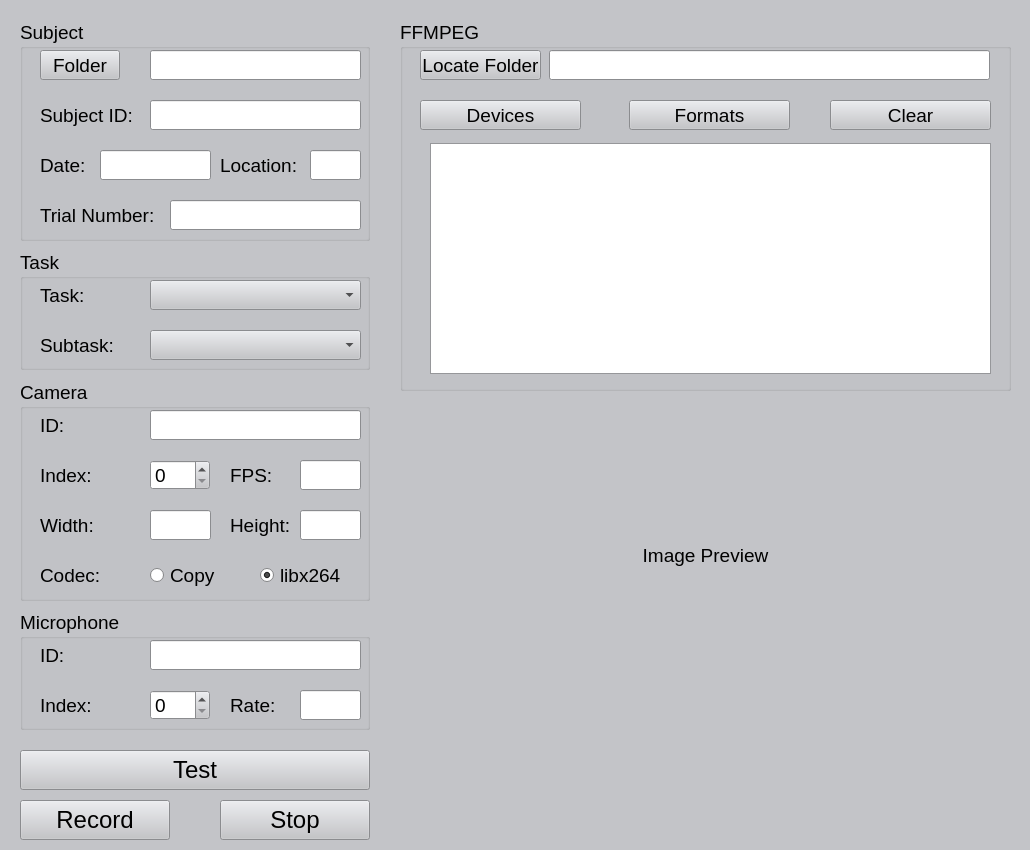
<?xml version="1.0" encoding="UTF-8"?>
<ui version="4.0">
 <class>MainWindow</class>
 <widget class="QWidget" name="MainWindow">
  <property name="geometry">
   <rect>
    <x>0</x>
    <y>0</y>
    <width>1030</width>
    <height>850</height>
   </rect>
  </property>
  <property name="minimumSize">
   <size>
    <width>1030</width>
    <height>850</height>
   </size>
  </property>
  <property name="maximumSize">
   <size>
    <width>1030</width>
    <height>850</height>
   </size>
  </property>
  <property name="palette">
   <palette>
    <active>
     <colorrole role="WindowText">
      <brush brushstyle="SolidPattern">
       <color alpha="255">
        <red>0</red>
        <green>0</green>
        <blue>0</blue>
       </color>
      </brush>
     </colorrole>
     <colorrole role="Button">
      <brush brushstyle="SolidPattern">
       <color alpha="255">
        <red>195</red>
        <green>196</green>
        <blue>200</blue>
       </color>
      </brush>
     </colorrole>
     <colorrole role="Light">
      <brush brushstyle="SolidPattern">
       <color alpha="255">
        <red>255</red>
        <green>255</green>
        <blue>255</blue>
       </color>
      </brush>
     </colorrole>
     <colorrole role="Midlight">
      <brush brushstyle="SolidPattern">
       <color alpha="255">
        <red>225</red>
        <green>225</green>
        <blue>227</blue>
       </color>
      </brush>
     </colorrole>
     <colorrole role="Dark">
      <brush brushstyle="SolidPattern">
       <color alpha="255">
        <red>97</red>
        <green>98</green>
        <blue>100</blue>
       </color>
      </brush>
     </colorrole>
     <colorrole role="Mid">
      <brush brushstyle="SolidPattern">
       <color alpha="255">
        <red>130</red>
        <green>131</green>
        <blue>133</blue>
       </color>
      </brush>
     </colorrole>
     <colorrole role="Text">
      <brush brushstyle="SolidPattern">
       <color alpha="255">
        <red>0</red>
        <green>0</green>
        <blue>0</blue>
       </color>
      </brush>
     </colorrole>
     <colorrole role="BrightText">
      <brush brushstyle="SolidPattern">
       <color alpha="255">
        <red>255</red>
        <green>255</green>
        <blue>255</blue>
       </color>
      </brush>
     </colorrole>
     <colorrole role="ButtonText">
      <brush brushstyle="SolidPattern">
       <color alpha="255">
        <red>0</red>
        <green>0</green>
        <blue>0</blue>
       </color>
      </brush>
     </colorrole>
     <colorrole role="Base">
      <brush brushstyle="SolidPattern">
       <color alpha="255">
        <red>255</red>
        <green>255</green>
        <blue>255</blue>
       </color>
      </brush>
     </colorrole>
     <colorrole role="Window">
      <brush brushstyle="SolidPattern">
       <color alpha="255">
        <red>195</red>
        <green>196</green>
        <blue>200</blue>
       </color>
      </brush>
     </colorrole>
     <colorrole role="Shadow">
      <brush brushstyle="SolidPattern">
       <color alpha="255">
        <red>0</red>
        <green>0</green>
        <blue>0</blue>
       </color>
      </brush>
     </colorrole>
     <colorrole role="AlternateBase">
      <brush brushstyle="SolidPattern">
       <color alpha="255">
        <red>225</red>
        <green>225</green>
        <blue>227</blue>
       </color>
      </brush>
     </colorrole>
     <colorrole role="ToolTipBase">
      <brush brushstyle="SolidPattern">
       <color alpha="255">
        <red>255</red>
        <green>255</green>
        <blue>220</blue>
       </color>
      </brush>
     </colorrole>
     <colorrole role="ToolTipText">
      <brush brushstyle="SolidPattern">
       <color alpha="255">
        <red>0</red>
        <green>0</green>
        <blue>0</blue>
       </color>
      </brush>
     </colorrole>
     <colorrole role="PlaceholderText">
      <brush brushstyle="SolidPattern">
       <color alpha="128">
        <red>0</red>
        <green>0</green>
        <blue>0</blue>
       </color>
      </brush>
     </colorrole>
    </active>
    <inactive>
     <colorrole role="WindowText">
      <brush brushstyle="SolidPattern">
       <color alpha="255">
        <red>0</red>
        <green>0</green>
        <blue>0</blue>
       </color>
      </brush>
     </colorrole>
     <colorrole role="Button">
      <brush brushstyle="SolidPattern">
       <color alpha="255">
        <red>195</red>
        <green>196</green>
        <blue>200</blue>
       </color>
      </brush>
     </colorrole>
     <colorrole role="Light">
      <brush brushstyle="SolidPattern">
       <color alpha="255">
        <red>255</red>
        <green>255</green>
        <blue>255</blue>
       </color>
      </brush>
     </colorrole>
     <colorrole role="Midlight">
      <brush brushstyle="SolidPattern">
       <color alpha="255">
        <red>225</red>
        <green>225</green>
        <blue>227</blue>
       </color>
      </brush>
     </colorrole>
     <colorrole role="Dark">
      <brush brushstyle="SolidPattern">
       <color alpha="255">
        <red>97</red>
        <green>98</green>
        <blue>100</blue>
       </color>
      </brush>
     </colorrole>
     <colorrole role="Mid">
      <brush brushstyle="SolidPattern">
       <color alpha="255">
        <red>130</red>
        <green>131</green>
        <blue>133</blue>
       </color>
      </brush>
     </colorrole>
     <colorrole role="Text">
      <brush brushstyle="SolidPattern">
       <color alpha="255">
        <red>0</red>
        <green>0</green>
        <blue>0</blue>
       </color>
      </brush>
     </colorrole>
     <colorrole role="BrightText">
      <brush brushstyle="SolidPattern">
       <color alpha="255">
        <red>255</red>
        <green>255</green>
        <blue>255</blue>
       </color>
      </brush>
     </colorrole>
     <colorrole role="ButtonText">
      <brush brushstyle="SolidPattern">
       <color alpha="255">
        <red>0</red>
        <green>0</green>
        <blue>0</blue>
       </color>
      </brush>
     </colorrole>
     <colorrole role="Base">
      <brush brushstyle="SolidPattern">
       <color alpha="255">
        <red>255</red>
        <green>255</green>
        <blue>255</blue>
       </color>
      </brush>
     </colorrole>
     <colorrole role="Window">
      <brush brushstyle="SolidPattern">
       <color alpha="255">
        <red>195</red>
        <green>196</green>
        <blue>200</blue>
       </color>
      </brush>
     </colorrole>
     <colorrole role="Shadow">
      <brush brushstyle="SolidPattern">
       <color alpha="255">
        <red>0</red>
        <green>0</green>
        <blue>0</blue>
       </color>
      </brush>
     </colorrole>
     <colorrole role="AlternateBase">
      <brush brushstyle="SolidPattern">
       <color alpha="255">
        <red>225</red>
        <green>225</green>
        <blue>227</blue>
       </color>
      </brush>
     </colorrole>
     <colorrole role="ToolTipBase">
      <brush brushstyle="SolidPattern">
       <color alpha="255">
        <red>255</red>
        <green>255</green>
        <blue>220</blue>
       </color>
      </brush>
     </colorrole>
     <colorrole role="ToolTipText">
      <brush brushstyle="SolidPattern">
       <color alpha="255">
        <red>0</red>
        <green>0</green>
        <blue>0</blue>
       </color>
      </brush>
     </colorrole>
     <colorrole role="PlaceholderText">
      <brush brushstyle="SolidPattern">
       <color alpha="128">
        <red>0</red>
        <green>0</green>
        <blue>0</blue>
       </color>
      </brush>
     </colorrole>
    </inactive>
    <disabled>
     <colorrole role="WindowText">
      <brush brushstyle="SolidPattern">
       <color alpha="255">
        <red>97</red>
        <green>98</green>
        <blue>100</blue>
       </color>
      </brush>
     </colorrole>
     <colorrole role="Button">
      <brush brushstyle="SolidPattern">
       <color alpha="255">
        <red>195</red>
        <green>196</green>
        <blue>200</blue>
       </color>
      </brush>
     </colorrole>
     <colorrole role="Light">
      <brush brushstyle="SolidPattern">
       <color alpha="255">
        <red>255</red>
        <green>255</green>
        <blue>255</blue>
       </color>
      </brush>
     </colorrole>
     <colorrole role="Midlight">
      <brush brushstyle="SolidPattern">
       <color alpha="255">
        <red>225</red>
        <green>225</green>
        <blue>227</blue>
       </color>
      </brush>
     </colorrole>
     <colorrole role="Dark">
      <brush brushstyle="SolidPattern">
       <color alpha="255">
        <red>97</red>
        <green>98</green>
        <blue>100</blue>
       </color>
      </brush>
     </colorrole>
     <colorrole role="Mid">
      <brush brushstyle="SolidPattern">
       <color alpha="255">
        <red>130</red>
        <green>131</green>
        <blue>133</blue>
       </color>
      </brush>
     </colorrole>
     <colorrole role="Text">
      <brush brushstyle="SolidPattern">
       <color alpha="255">
        <red>97</red>
        <green>98</green>
        <blue>100</blue>
       </color>
      </brush>
     </colorrole>
     <colorrole role="BrightText">
      <brush brushstyle="SolidPattern">
       <color alpha="255">
        <red>255</red>
        <green>255</green>
        <blue>255</blue>
       </color>
      </brush>
     </colorrole>
     <colorrole role="ButtonText">
      <brush brushstyle="SolidPattern">
       <color alpha="255">
        <red>97</red>
        <green>98</green>
        <blue>100</blue>
       </color>
      </brush>
     </colorrole>
     <colorrole role="Base">
      <brush brushstyle="SolidPattern">
       <color alpha="255">
        <red>195</red>
        <green>196</green>
        <blue>200</blue>
       </color>
      </brush>
     </colorrole>
     <colorrole role="Window">
      <brush brushstyle="SolidPattern">
       <color alpha="255">
        <red>195</red>
        <green>196</green>
        <blue>200</blue>
       </color>
      </brush>
     </colorrole>
     <colorrole role="Shadow">
      <brush brushstyle="SolidPattern">
       <color alpha="255">
        <red>0</red>
        <green>0</green>
        <blue>0</blue>
       </color>
      </brush>
     </colorrole>
     <colorrole role="AlternateBase">
      <brush brushstyle="SolidPattern">
       <color alpha="255">
        <red>195</red>
        <green>196</green>
        <blue>200</blue>
       </color>
      </brush>
     </colorrole>
     <colorrole role="ToolTipBase">
      <brush brushstyle="SolidPattern">
       <color alpha="255">
        <red>255</red>
        <green>255</green>
        <blue>220</blue>
       </color>
      </brush>
     </colorrole>
     <colorrole role="ToolTipText">
      <brush brushstyle="SolidPattern">
       <color alpha="255">
        <red>0</red>
        <green>0</green>
        <blue>0</blue>
       </color>
      </brush>
     </colorrole>
     <colorrole role="PlaceholderText">
      <brush brushstyle="SolidPattern">
       <color alpha="128">
        <red>0</red>
        <green>0</green>
        <blue>0</blue>
       </color>
      </brush>
     </colorrole>
    </disabled>
   </palette>
  </property>
  <property name="font">
   <font>
    <pointsize>14</pointsize>
   </font>
  </property>
  <property name="windowTitle">
   <string>MEA-Lab Video Recorder</string>
  </property>
  <property name="windowOpacity">
   <double>1.000000000000000</double>
  </property>
  <widget class="QGroupBox" name="groupBox_Subject">
   <property name="geometry">
    <rect>
     <x>20</x>
     <y>20</y>
     <width>350</width>
     <height>221</height>
    </rect>
   </property>
   <property name="font">
    <font>
     <pointsize>14</pointsize>
    </font>
   </property>
   <property name="styleSheet">
    <string notr="true"/>
   </property>
   <property name="title">
    <string>Subject</string>
   </property>
   <widget class="QLabel" name="label">
    <property name="geometry">
     <rect>
      <x>20</x>
      <y>80</y>
      <width>111</width>
      <height>31</height>
     </rect>
    </property>
    <property name="text">
     <string>Subject ID:</string>
    </property>
   </widget>
   <widget class="QLineEdit" name="SubjectID">
    <property name="geometry">
     <rect>
      <x>130</x>
      <y>80</y>
      <width>211</width>
      <height>30</height>
     </rect>
    </property>
    <property name="sizePolicy">
     <sizepolicy hsizetype="Preferred" vsizetype="Fixed">
      <horstretch>0</horstretch>
      <verstretch>0</verstretch>
     </sizepolicy>
    </property>
    <property name="readOnly">
     <bool>false</bool>
    </property>
   </widget>
   <widget class="QLineEdit" name="Date">
    <property name="geometry">
     <rect>
      <x>80</x>
      <y>130</y>
      <width>111</width>
      <height>30</height>
     </rect>
    </property>
   </widget>
   <widget class="QLabel" name="label_2">
    <property name="geometry">
     <rect>
      <x>20</x>
      <y>130</y>
      <width>71</width>
      <height>31</height>
     </rect>
    </property>
    <property name="text">
     <string>Date:</string>
    </property>
   </widget>
   <widget class="QLabel" name="label_5">
    <property name="geometry">
     <rect>
      <x>200</x>
      <y>130</y>
      <width>91</width>
      <height>31</height>
     </rect>
    </property>
    <property name="text">
     <string>Location:</string>
    </property>
   </widget>
   <widget class="QLineEdit" name="Location">
    <property name="geometry">
     <rect>
      <x>290</x>
      <y>130</y>
      <width>51</width>
      <height>30</height>
     </rect>
    </property>
    <property name="maxLength">
     <number>3</number>
    </property>
   </widget>
   <widget class="QPushButton" name="SubjectFindFolder">
    <property name="geometry">
     <rect>
      <x>20</x>
      <y>30</y>
      <width>80</width>
      <height>30</height>
     </rect>
    </property>
    <property name="text">
     <string>Folder</string>
    </property>
   </widget>
   <widget class="QLineEdit" name="SubjectFolder">
    <property name="geometry">
     <rect>
      <x>130</x>
      <y>30</y>
      <width>211</width>
      <height>30</height>
     </rect>
    </property>
    <property name="readOnly">
     <bool>true</bool>
    </property>
   </widget>
   <widget class="QLabel" name="label_15">
    <property name="geometry">
     <rect>
      <x>20</x>
      <y>180</y>
      <width>130</width>
      <height>31</height>
     </rect>
    </property>
    <property name="text">
     <string>Trial Number:</string>
    </property>
   </widget>
   <widget class="QLineEdit" name="TrialNumber">
    <property name="geometry">
     <rect>
      <x>150</x>
      <y>180</y>
      <width>191</width>
      <height>30</height>
     </rect>
    </property>
   </widget>
  </widget>
  <widget class="QGroupBox" name="groupBox_Task">
   <property name="geometry">
    <rect>
     <x>20</x>
     <y>250</y>
     <width>350</width>
     <height>120</height>
    </rect>
   </property>
   <property name="font">
    <font>
     <pointsize>14</pointsize>
    </font>
   </property>
   <property name="title">
    <string>Task</string>
   </property>
   <widget class="QLabel" name="label_3">
    <property name="geometry">
     <rect>
      <x>20</x>
      <y>30</y>
      <width>91</width>
      <height>31</height>
     </rect>
    </property>
    <property name="text">
     <string>Task:</string>
    </property>
   </widget>
   <widget class="QComboBox" name="comboBox_Task">
    <property name="geometry">
     <rect>
      <x>130</x>
      <y>30</y>
      <width>211</width>
      <height>30</height>
     </rect>
    </property>
   </widget>
   <widget class="QLabel" name="label_4">
    <property name="geometry">
     <rect>
      <x>20</x>
      <y>80</y>
      <width>91</width>
      <height>31</height>
     </rect>
    </property>
    <property name="text">
     <string>Subtask:</string>
    </property>
   </widget>
   <widget class="QComboBox" name="comboBox_SubTask">
    <property name="geometry">
     <rect>
      <x>130</x>
      <y>80</y>
      <width>211</width>
      <height>30</height>
     </rect>
    </property>
   </widget>
  </widget>
  <widget class="QGroupBox" name="groupBox_Camera">
   <property name="geometry">
    <rect>
     <x>20</x>
     <y>380</y>
     <width>350</width>
     <height>221</height>
    </rect>
   </property>
   <property name="font">
    <font>
     <pointsize>14</pointsize>
    </font>
   </property>
   <property name="title">
    <string>Camera</string>
   </property>
   <widget class="QLabel" name="label_6">
    <property name="geometry">
     <rect>
      <x>20</x>
      <y>30</y>
      <width>111</width>
      <height>31</height>
     </rect>
    </property>
    <property name="text">
     <string>ID:</string>
    </property>
   </widget>
   <widget class="QLineEdit" name="CameraID">
    <property name="geometry">
     <rect>
      <x>130</x>
      <y>30</y>
      <width>211</width>
      <height>30</height>
     </rect>
    </property>
   </widget>
   <widget class="QLabel" name="label_7">
    <property name="geometry">
     <rect>
      <x>20</x>
      <y>80</y>
      <width>71</width>
      <height>31</height>
     </rect>
    </property>
    <property name="text">
     <string>Index:</string>
    </property>
   </widget>
   <widget class="QLineEdit" name="CameraFPS">
    <property name="geometry">
     <rect>
      <x>280</x>
      <y>80</y>
      <width>61</width>
      <height>30</height>
     </rect>
    </property>
   </widget>
   <widget class="QLabel" name="label_8">
    <property name="geometry">
     <rect>
      <x>20</x>
      <y>130</y>
      <width>71</width>
      <height>31</height>
     </rect>
    </property>
    <property name="text">
     <string>Width:</string>
    </property>
   </widget>
   <widget class="QLabel" name="label_9">
    <property name="geometry">
     <rect>
      <x>210</x>
      <y>130</y>
      <width>71</width>
      <height>31</height>
     </rect>
    </property>
    <property name="text">
     <string>Height:</string>
    </property>
   </widget>
   <widget class="QLineEdit" name="CameraFrameWidth">
    <property name="geometry">
     <rect>
      <x>130</x>
      <y>130</y>
      <width>61</width>
      <height>30</height>
     </rect>
    </property>
   </widget>
   <widget class="QLineEdit" name="CameraFrameHeight">
    <property name="geometry">
     <rect>
      <x>280</x>
      <y>130</y>
      <width>61</width>
      <height>30</height>
     </rect>
    </property>
   </widget>
   <widget class="QLabel" name="label_11">
    <property name="geometry">
     <rect>
      <x>210</x>
      <y>80</y>
      <width>61</width>
      <height>31</height>
     </rect>
    </property>
    <property name="text">
     <string>FPS:</string>
    </property>
   </widget>
   <widget class="QSpinBox" name="CameraIndex">
    <property name="geometry">
     <rect>
      <x>130</x>
      <y>80</y>
      <width>60</width>
      <height>30</height>
     </rect>
    </property>
    <property name="maximum">
     <number>10</number>
    </property>
   </widget>
   <widget class="QLabel" name="label_14">
    <property name="geometry">
     <rect>
      <x>20</x>
      <y>180</y>
      <width>71</width>
      <height>30</height>
     </rect>
    </property>
    <property name="text">
     <string>Codec:</string>
    </property>
   </widget>
   <widget class="QRadioButton" name="CameraCodec_Copy">
    <property name="geometry">
     <rect>
      <x>130</x>
      <y>180</y>
      <width>82</width>
      <height>31</height>
     </rect>
    </property>
    <property name="text">
     <string>Copy</string>
    </property>
    <attribute name="buttonGroup">
     <string notr="true">buttonGroup</string>
    </attribute>
   </widget>
   <widget class="QRadioButton" name="CameraCodec_libx264">
    <property name="geometry">
     <rect>
      <x>240</x>
      <y>180</y>
      <width>82</width>
      <height>31</height>
     </rect>
    </property>
    <property name="text">
     <string>libx264</string>
    </property>
    <property name="checked">
     <bool>true</bool>
    </property>
    <attribute name="buttonGroup">
     <string notr="true">buttonGroup</string>
    </attribute>
   </widget>
  </widget>
  <widget class="QGroupBox" name="groupBox_Microphone">
   <property name="geometry">
    <rect>
     <x>20</x>
     <y>610</y>
     <width>350</width>
     <height>120</height>
    </rect>
   </property>
   <property name="font">
    <font>
     <pointsize>14</pointsize>
    </font>
   </property>
   <property name="title">
    <string>Microphone</string>
   </property>
   <property name="flat">
    <bool>false</bool>
   </property>
   <property name="checkable">
    <bool>false</bool>
   </property>
   <widget class="QLabel" name="label_10">
    <property name="geometry">
     <rect>
      <x>20</x>
      <y>30</y>
      <width>111</width>
      <height>31</height>
     </rect>
    </property>
    <property name="text">
     <string>ID:</string>
    </property>
   </widget>
   <widget class="QLineEdit" name="MicrophoneID">
    <property name="geometry">
     <rect>
      <x>130</x>
      <y>30</y>
      <width>211</width>
      <height>30</height>
     </rect>
    </property>
   </widget>
   <widget class="QLabel" name="label_12">
    <property name="geometry">
     <rect>
      <x>20</x>
      <y>80</y>
      <width>81</width>
      <height>31</height>
     </rect>
    </property>
    <property name="text">
     <string>Index:</string>
    </property>
   </widget>
   <widget class="QLabel" name="label_13">
    <property name="geometry">
     <rect>
      <x>210</x>
      <y>80</y>
      <width>111</width>
      <height>31</height>
     </rect>
    </property>
    <property name="text">
     <string>Rate:</string>
    </property>
   </widget>
   <widget class="QLineEdit" name="MicrophoneRate">
    <property name="geometry">
     <rect>
      <x>280</x>
      <y>80</y>
      <width>61</width>
      <height>30</height>
     </rect>
    </property>
   </widget>
   <widget class="QSpinBox" name="MicrophoneIndex">
    <property name="geometry">
     <rect>
      <x>130</x>
      <y>80</y>
      <width>60</width>
      <height>30</height>
     </rect>
    </property>
    <property name="maximum">
     <number>10</number>
    </property>
   </widget>
  </widget>
  <widget class="QPushButton" name="TestButton">
   <property name="geometry">
    <rect>
     <x>20</x>
     <y>750</y>
     <width>350</width>
     <height>40</height>
    </rect>
   </property>
   <property name="font">
    <font>
     <pointsize>18</pointsize>
    </font>
   </property>
   <property name="focusPolicy">
    <enum>Qt::StrongFocus</enum>
   </property>
   <property name="text">
    <string>Test</string>
   </property>
  </widget>
  <widget class="QPushButton" name="RecordButton">
   <property name="geometry">
    <rect>
     <x>20</x>
     <y>800</y>
     <width>150</width>
     <height>40</height>
    </rect>
   </property>
   <property name="font">
    <font>
     <pointsize>18</pointsize>
    </font>
   </property>
   <property name="text">
    <string>Record</string>
   </property>
  </widget>
  <widget class="QPushButton" name="StopButton">
   <property name="geometry">
    <rect>
     <x>220</x>
     <y>800</y>
     <width>150</width>
     <height>40</height>
    </rect>
   </property>
   <property name="font">
    <font>
     <pointsize>18</pointsize>
    </font>
   </property>
   <property name="text">
    <string>Stop</string>
   </property>
  </widget>
  <widget class="QGroupBox" name="groupBox_FFMPEG">
   <property name="geometry">
    <rect>
     <x>400</x>
     <y>20</y>
     <width>611</width>
     <height>371</height>
    </rect>
   </property>
   <property name="font">
    <font>
     <pointsize>14</pointsize>
    </font>
   </property>
   <property name="title">
    <string>FFMPEG</string>
   </property>
   <widget class="QPushButton" name="ffmpeg_LocateFolder">
    <property name="geometry">
     <rect>
      <x>20</x>
      <y>30</y>
      <width>121</width>
      <height>30</height>
     </rect>
    </property>
    <property name="font">
     <font>
      <pointsize>14</pointsize>
     </font>
    </property>
    <property name="text">
     <string>Locate Folder</string>
    </property>
   </widget>
   <widget class="QLineEdit" name="lineEdit">
    <property name="enabled">
     <bool>true</bool>
    </property>
    <property name="geometry">
     <rect>
      <x>149</x>
      <y>30</y>
      <width>441</width>
      <height>30</height>
     </rect>
    </property>
    <property name="readOnly">
     <bool>true</bool>
    </property>
   </widget>
   <widget class="QPushButton" name="ffmpeg_FindDevice">
    <property name="geometry">
     <rect>
      <x>20</x>
      <y>80</y>
      <width>161</width>
      <height>30</height>
     </rect>
    </property>
    <property name="text">
     <string>Devices</string>
    </property>
   </widget>
   <widget class="QPushButton" name="ffmpeg_Formats">
    <property name="geometry">
     <rect>
      <x>229</x>
      <y>80</y>
      <width>161</width>
      <height>30</height>
     </rect>
    </property>
    <property name="text">
     <string>Formats</string>
    </property>
   </widget>
   <widget class="QPushButton" name="ffmpeg_Clear">
    <property name="geometry">
     <rect>
      <x>430</x>
      <y>80</y>
      <width>161</width>
      <height>30</height>
     </rect>
    </property>
    <property name="text">
     <string>Clear</string>
    </property>
   </widget>
   <widget class="QPlainTextEdit" name="text">
    <property name="geometry">
     <rect>
      <x>30</x>
      <y>123</y>
      <width>561</width>
      <height>231</height>
     </rect>
    </property>
   </widget>
  </widget>
  <widget class="QLabel" name="ImageLabel">
   <property name="geometry">
    <rect>
     <x>400</x>
     <y>410</y>
     <width>611</width>
     <height>291</height>
    </rect>
   </property>
   <property name="text">
    <string>Image Preview</string>
   </property>
   <property name="alignment">
    <set>Qt::AlignCenter</set>
   </property>
  </widget>
  <widget class="PlotWidget" name="graphWidget" native="true">
   <property name="geometry">
    <rect>
     <x>400</x>
     <y>710</y>
     <width>611</width>
     <height>121</height>
    </rect>
   </property>
  </widget>
 </widget>
 <customwidgets>
  <customwidget>
   <class>PlotWidget</class>
   <extends>QWidget</extends>
   <header>pyqtgraph</header>
   <container>1</container>
  </customwidget>
 </customwidgets>
 <resources/>
 <connections/>
 <buttongroups>
  <buttongroup name="buttonGroup"/>
 </buttongroups>
</ui>
